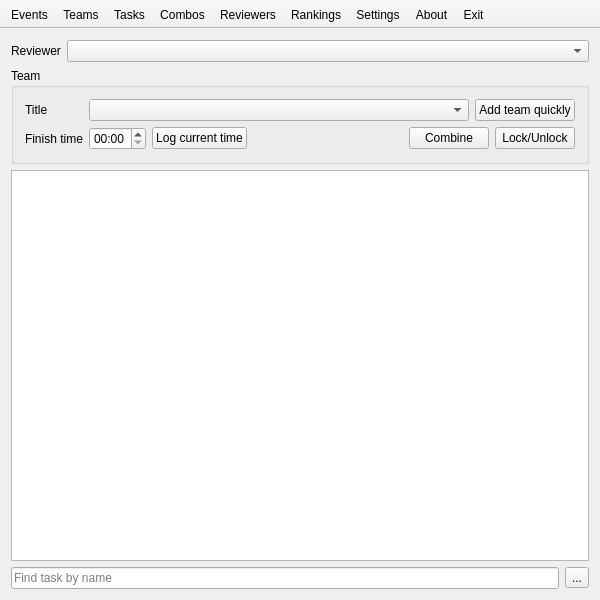
<?xml version="1.0" encoding="UTF-8"?>
<ui version="4.0">
 <class>Gui_Main</class>
 <widget class="QMainWindow" name="Gui_Main">
  <property name="geometry">
   <rect>
    <x>0</x>
    <y>0</y>
    <width>600</width>
    <height>600</height>
   </rect>
  </property>
  <property name="windowTitle">
   <string>KetoEvent Logger</string>
  </property>
  <property name="windowIcon">
   <iconset resource="resources.qrc">
    <normaloff>:/icons/keto_48</normaloff>:/icons/keto_48</iconset>
  </property>
  <widget class="QWidget" name="centralWidget">
   <layout class="QVBoxLayout" name="verticalLayout">
    <item>
     <layout class="QHBoxLayout" name="layoutReviewers" stretch="0,5">
      <item>
       <widget class="QLabel" name="labelReviewer">
        <property name="text">
         <string>Reviewer</string>
        </property>
       </widget>
      </item>
      <item>
       <widget class="QComboBox" name="comboReviewers"/>
      </item>
     </layout>
    </item>
    <item>
     <widget class="QGroupBox" name="layoutTeam">
      <property name="title">
       <string>Team</string>
      </property>
      <layout class="QGridLayout" name="gridLayout">
       <item row="0" column="0">
        <widget class="QLabel" name="labelTeam">
         <property name="text">
          <string>Title</string>
         </property>
        </widget>
       </item>
       <item row="0" column="1">
        <layout class="QHBoxLayout" name="teamLayout">
         <item>
          <widget class="QComboBox" name="comboTeams">
           <property name="sizePolicy">
            <sizepolicy hsizetype="Expanding" vsizetype="Fixed">
             <horstretch>0</horstretch>
             <verstretch>0</verstretch>
            </sizepolicy>
           </property>
           <property name="font">
            <font>
             <weight>75</weight>
             <bold>true</bold>
            </font>
           </property>
           <property name="toolTip">
            <string>Select team from the list</string>
           </property>
          </widget>
         </item>
         <item>
          <widget class="QPushButton" name="quickAddButton">
           <property name="toolTip">
            <string>Quickly add a team</string>
           </property>
           <property name="text">
            <string>Add team quickly</string>
           </property>
           <property name="icon">
            <iconset resource="resources.qrc">
             <normaloff>:/icons/team_add_16</normaloff>:/icons/team_add_16</iconset>
           </property>
          </widget>
         </item>
        </layout>
       </item>
       <item row="1" column="0">
        <widget class="QLabel" name="labelFinish">
         <property name="text">
          <string>Finish time</string>
         </property>
        </widget>
       </item>
       <item row="1" column="1">
        <layout class="QHBoxLayout" name="layoutTime">
         <item>
          <widget class="QTimeEdit" name="timeFinish">
           <property name="toolTip">
            <string>Enter team's finish time here</string>
           </property>
           <property name="currentSection">
            <enum>QDateTimeEdit::HourSection</enum>
           </property>
           <property name="displayFormat">
            <string>HH:mm</string>
           </property>
          </widget>
         </item>
         <item>
          <widget class="QPushButton" name="logButton">
           <property name="toolTip">
            <string>Set current time</string>
           </property>
           <property name="text">
            <string>Log current time</string>
           </property>
           <property name="icon">
            <iconset resource="resources.qrc">
             <normaloff>:/icons/log_16</normaloff>:/icons/log_16</iconset>
           </property>
          </widget>
         </item>
         <item>
          <spacer name="spacerTime">
           <property name="orientation">
            <enum>Qt::Horizontal</enum>
           </property>
           <property name="sizeHint" stdset="0">
            <size>
             <width>40</width>
             <height>20</height>
            </size>
           </property>
          </spacer>
         </item>
         <item>
          <widget class="QPushButton" name="combineButton">
           <property name="text">
            <string>Combine</string>
           </property>
           <property name="icon">
            <iconset resource="resources.qrc">
             <normaloff>:/icons/combos_48</normaloff>:/icons/combos_48</iconset>
           </property>
           <property name="checkable">
            <bool>true</bool>
           </property>
          </widget>
         </item>
         <item>
          <widget class="QPushButton" name="lockButton">
           <property name="text">
            <string>Lock/Unlock</string>
           </property>
           <property name="icon">
            <iconset resource="resources.qrc">
             <normaloff>:/icons/unlocked_16</normaloff>:/icons/unlocked_16</iconset>
           </property>
          </widget>
         </item>
        </layout>
       </item>
      </layout>
     </widget>
    </item>
    <item>
     <widget class="QListWidget" name="taskList">
      <property name="sizePolicy">
       <sizepolicy hsizetype="Expanding" vsizetype="Expanding">
        <horstretch>0</horstretch>
        <verstretch>0</verstretch>
       </sizepolicy>
      </property>
      <property name="toolTip">
       <string>Log team's accomplished tasks here</string>
      </property>
      <property name="styleSheet">
       <string notr="true"/>
      </property>
      <property name="editTriggers">
       <set>QAbstractItemView::NoEditTriggers</set>
      </property>
      <property name="alternatingRowColors">
       <bool>true</bool>
      </property>
      <property name="resizeMode">
       <enum>QListView::Adjust</enum>
      </property>
     </widget>
    </item>
    <item>
     <layout class="QGridLayout" name="findTaskLayout">
      <item row="0" column="0">
       <widget class="QLineEdit" name="findTaskEdit">
        <property name="toolTip">
         <string>Enter task's name and press ENTER</string>
        </property>
        <property name="placeholderText">
         <string>Find task by name</string>
        </property>
       </widget>
      </item>
      <item row="0" column="1">
       <widget class="QToolButton" name="clearButton">
        <property name="toolTip">
         <string>Clear task name</string>
        </property>
        <property name="text">
         <string>...</string>
        </property>
        <property name="icon">
         <iconset resource="resources.qrc">
          <normaloff>:/icons/clear_22</normaloff>:/icons/clear_22</iconset>
        </property>
       </widget>
      </item>
     </layout>
    </item>
   </layout>
  </widget>
  <widget class="QToolBar" name="mainToolBar">
   <property name="movable">
    <bool>false</bool>
   </property>
   <property name="allowedAreas">
    <set>Qt::TopToolBarArea</set>
   </property>
   <property name="iconSize">
    <size>
     <width>48</width>
     <height>48</height>
    </size>
   </property>
   <property name="toolButtonStyle">
    <enum>Qt::ToolButtonTextUnderIcon</enum>
   </property>
   <property name="floatable">
    <bool>false</bool>
   </property>
   <attribute name="toolBarArea">
    <enum>TopToolBarArea</enum>
   </attribute>
   <attribute name="toolBarBreak">
    <bool>false</bool>
   </attribute>
   <addaction name="actionEvents"/>
   <addaction name="actionTeams"/>
   <addaction name="actionTasks"/>
   <addaction name="actionCombos"/>
   <addaction name="actionReviewers"/>
   <addaction name="actionRankings"/>
   <addaction name="actionSettings"/>
   <addaction name="actionAbout"/>
   <addaction name="actionExit"/>
  </widget>
  <action name="actionTeams">
   <property name="icon">
    <iconset resource="resources.qrc">
     <normaloff>:/icons/teams_48</normaloff>:/icons/teams_48</iconset>
   </property>
   <property name="text">
    <string>Teams</string>
   </property>
   <property name="toolTip">
    <string>Edit teams</string>
   </property>
  </action>
  <action name="actionTasks">
   <property name="icon">
    <iconset resource="resources.qrc">
     <normaloff>:/icons/tasks_48</normaloff>:/icons/tasks_48</iconset>
   </property>
   <property name="text">
    <string>Tasks</string>
   </property>
   <property name="toolTip">
    <string>Edit tasks</string>
   </property>
  </action>
  <action name="actionRankings">
   <property name="icon">
    <iconset resource="resources.qrc">
     <normaloff>:/icons/rankings_48</normaloff>:/icons/rankings_48</iconset>
   </property>
   <property name="text">
    <string>Rankings</string>
   </property>
   <property name="toolTip">
    <string>View rankings</string>
   </property>
  </action>
  <action name="actionSettings">
   <property name="icon">
    <iconset resource="resources.qrc">
     <normaloff>:/icons/settings_48</normaloff>:/icons/settings_48</iconset>
   </property>
   <property name="text">
    <string>Settings</string>
   </property>
   <property name="toolTip">
    <string>Change settings</string>
   </property>
  </action>
  <action name="actionAbout">
   <property name="icon">
    <iconset resource="resources.qrc">
     <normaloff>:/icons/about_48</normaloff>:/icons/about_48</iconset>
   </property>
   <property name="text">
    <string>About</string>
   </property>
   <property name="toolTip">
    <string>About applet</string>
   </property>
  </action>
  <action name="actionExit">
   <property name="icon">
    <iconset resource="resources.qrc">
     <normaloff>:/icons/exit_48</normaloff>:/icons/exit_48</iconset>
   </property>
   <property name="text">
    <string>Exit</string>
   </property>
   <property name="toolTip">
    <string>Exit applet</string>
   </property>
  </action>
  <action name="actionReviewers">
   <property name="icon">
    <iconset resource="resources.qrc">
     <normaloff>:/icons/reviewers_48</normaloff>:/icons/reviewers_48</iconset>
   </property>
   <property name="text">
    <string>Reviewers</string>
   </property>
   <property name="toolTip">
    <string>Reviewers</string>
   </property>
  </action>
  <action name="actionEvents">
   <property name="icon">
    <iconset resource="resources.qrc">
     <normaloff>:/icons/events_48</normaloff>:/icons/events_48</iconset>
   </property>
   <property name="text">
    <string>Events</string>
   </property>
  </action>
  <action name="actionCombos">
   <property name="icon">
    <iconset resource="resources.qrc">
     <normaloff>:/icons/combos_48</normaloff>:/icons/combos_48</iconset>
   </property>
   <property name="text">
    <string>Combos</string>
   </property>
  </action>
 </widget>
 <layoutdefault spacing="6" margin="11"/>
 <resources>
  <include location="resources.qrc"/>
 </resources>
 <connections/>
</ui>
